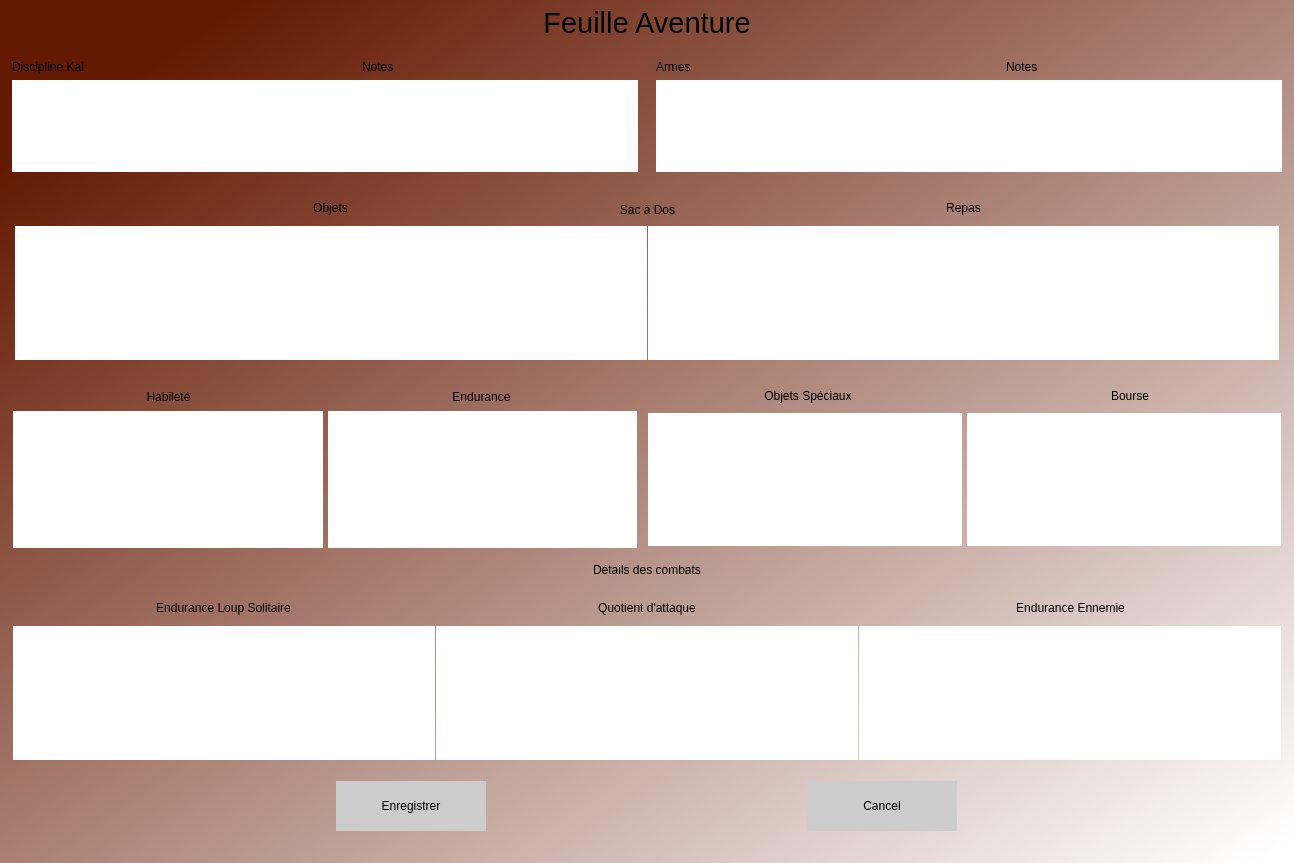
<?xml version="1.0" encoding="UTF-8"?>
<ui version="4.0">
 <class>EcranAventure</class>
 <widget class="QDialog" name="EcranAventure">
  <property name="geometry">
   <rect>
    <x>0</x>
    <y>0</y>
    <width>1294</width>
    <height>863</height>
   </rect>
  </property>
  <property name="windowTitle">
   <string>Dialog</string>
  </property>
  <layout class="QVBoxLayout" name="verticalLayout_2">
   <property name="spacing">
    <number>0</number>
   </property>
   <property name="leftMargin">
    <number>0</number>
   </property>
   <property name="topMargin">
    <number>0</number>
   </property>
   <property name="rightMargin">
    <number>0</number>
   </property>
   <property name="bottomMargin">
    <number>0</number>
   </property>
   <item>
    <widget class="QWidget" name="bgwidget" native="true">
     <property name="sizePolicy">
      <sizepolicy hsizetype="Expanding" vsizetype="Expanding">
       <horstretch>0</horstretch>
       <verstretch>0</verstretch>
      </sizepolicy>
     </property>
     <property name="autoFillBackground">
      <bool>false</bool>
     </property>
     <property name="styleSheet">
      <string notr="true">QWidget#bgwidget{
background: qlineargradient(spread:pad, x1:0.091, y1:0.101636, x2:0.991379, y2:0.977, stop:0 rgba(100, 25, 2, 255), stop:1 rgba(255, 255, 255, 255));}

</string>
     </property>
     <layout class="QVBoxLayout" name="verticalLayout">
      <property name="spacing">
       <number>0</number>
      </property>
      <property name="leftMargin">
       <number>0</number>
      </property>
      <property name="topMargin">
       <number>0</number>
      </property>
      <property name="rightMargin">
       <number>0</number>
      </property>
      <property name="bottomMargin">
       <number>0</number>
      </property>
      <item>
       <widget class="QGroupBox" name="titre_groupBox">
        <property name="sizePolicy">
         <sizepolicy hsizetype="Expanding" vsizetype="Expanding">
          <horstretch>0</horstretch>
          <verstretch>0</verstretch>
         </sizepolicy>
        </property>
        <property name="maximumSize">
         <size>
          <width>16777215</width>
          <height>100</height>
         </size>
        </property>
        <property name="styleSheet">
         <string notr="true">border: none;</string>
        </property>
        <property name="title">
         <string/>
        </property>
        <property name="alignment">
         <set>Qt::AlignCenter</set>
        </property>
        <layout class="QHBoxLayout" name="horizontalLayout">
         <property name="spacing">
          <number>0</number>
         </property>
         <property name="leftMargin">
          <number>0</number>
         </property>
         <property name="topMargin">
          <number>0</number>
         </property>
         <property name="rightMargin">
          <number>0</number>
         </property>
         <property name="bottomMargin">
          <number>0</number>
         </property>
         <item>
          <spacer name="titre_g_horizontalSpacer">
           <property name="orientation">
            <enum>Qt::Horizontal</enum>
           </property>
           <property name="sizeHint" stdset="0">
            <size>
             <width>40</width>
             <height>20</height>
            </size>
           </property>
          </spacer>
         </item>
         <item>
          <widget class="QLabel" name="titre_label">
           <property name="sizePolicy">
            <sizepolicy hsizetype="Maximum" vsizetype="Maximum">
             <horstretch>0</horstretch>
             <verstretch>0</verstretch>
            </sizepolicy>
           </property>
           <property name="maximumSize">
            <size>
             <width>300</width>
             <height>50</height>
            </size>
           </property>
           <property name="baseSize">
            <size>
             <width>0</width>
             <height>0</height>
            </size>
           </property>
           <property name="font">
            <font>
             <pointsize>22</pointsize>
            </font>
           </property>
           <property name="text">
            <string>Feuille Aventure</string>
           </property>
           <property name="alignment">
            <set>Qt::AlignCenter</set>
           </property>
          </widget>
         </item>
         <item>
          <spacer name="titre_d_horizontalSpacer">
           <property name="orientation">
            <enum>Qt::Horizontal</enum>
           </property>
           <property name="sizeHint" stdset="0">
            <size>
             <width>40</width>
             <height>20</height>
            </size>
           </property>
          </spacer>
         </item>
        </layout>
       </widget>
      </item>
      <item>
       <widget class="QGroupBox" name="section_1_groupBox">
        <property name="sizePolicy">
         <sizepolicy hsizetype="Expanding" vsizetype="Expanding">
          <horstretch>0</horstretch>
          <verstretch>0</verstretch>
         </sizepolicy>
        </property>
        <property name="maximumSize">
         <size>
          <width>16777215</width>
          <height>200</height>
         </size>
        </property>
        <property name="styleSheet">
         <string notr="true">border: none;</string>
        </property>
        <property name="title">
         <string/>
        </property>
        <layout class="QHBoxLayout" name="horizontalLayout_3">
         <property name="spacing">
          <number>0</number>
         </property>
         <property name="leftMargin">
          <number>0</number>
         </property>
         <property name="topMargin">
          <number>0</number>
         </property>
         <property name="rightMargin">
          <number>0</number>
         </property>
         <property name="bottomMargin">
          <number>0</number>
         </property>
         <item>
          <widget class="QGroupBox" name="discipline_kai_groupBox">
           <property name="sizePolicy">
            <sizepolicy hsizetype="Expanding" vsizetype="Preferred">
             <horstretch>0</horstretch>
             <verstretch>0</verstretch>
            </sizepolicy>
           </property>
           <property name="styleSheet">
            <string notr="true">border: none;</string>
           </property>
           <property name="title">
            <string/>
           </property>
           <layout class="QVBoxLayout" name="verticalLayout_4">
            <item>
             <widget class="QGroupBox" name="label_discipline_groupBox">
              <property name="sizePolicy">
               <sizepolicy hsizetype="Expanding" vsizetype="Expanding">
                <horstretch>0</horstretch>
                <verstretch>0</verstretch>
               </sizepolicy>
              </property>
              <property name="maximumSize">
               <size>
                <width>400</width>
                <height>70</height>
               </size>
              </property>
              <property name="title">
               <string/>
              </property>
              <layout class="QHBoxLayout" name="horizontalLayout_2">
               <property name="spacing">
                <number>0</number>
               </property>
               <property name="leftMargin">
                <number>0</number>
               </property>
               <property name="topMargin">
                <number>2</number>
               </property>
               <property name="rightMargin">
                <number>0</number>
               </property>
               <property name="bottomMargin">
                <number>0</number>
               </property>
               <item>
                <widget class="QLabel" name="discipline_label">
                 <property name="text">
                  <string>Discipline Kai</string>
                 </property>
                </widget>
               </item>
               <item>
                <widget class="QLabel" name="notes_label">
                 <property name="maximumSize">
                  <size>
                   <width>50</width>
                   <height>16777215</height>
                  </size>
                 </property>
                 <property name="text">
                  <string>Notes</string>
                 </property>
                </widget>
               </item>
              </layout>
             </widget>
            </item>
            <item>
             <widget class="QTextEdit" name="discipline_textEdit">
              <property name="sizePolicy">
               <sizepolicy hsizetype="Expanding" vsizetype="Expanding">
                <horstretch>0</horstretch>
                <verstretch>0</verstretch>
               </sizepolicy>
              </property>
              <property name="maximumSize">
               <size>
                <width>16777215</width>
                <height>16777215</height>
               </size>
              </property>
             </widget>
            </item>
           </layout>
          </widget>
         </item>
         <item>
          <widget class="QGroupBox" name="armes_groupBox">
           <property name="sizePolicy">
            <sizepolicy hsizetype="Expanding" vsizetype="Expanding">
             <horstretch>0</horstretch>
             <verstretch>0</verstretch>
            </sizepolicy>
           </property>
           <property name="styleSheet">
            <string notr="true">border: none;</string>
           </property>
           <property name="title">
            <string/>
           </property>
           <layout class="QVBoxLayout" name="verticalLayout_3">
            <item>
             <widget class="QGroupBox" name="armes_label_groupBox">
              <property name="sizePolicy">
               <sizepolicy hsizetype="Maximum" vsizetype="Maximum">
                <horstretch>0</horstretch>
                <verstretch>0</verstretch>
               </sizepolicy>
              </property>
              <property name="maximumSize">
               <size>
                <width>400</width>
                <height>70</height>
               </size>
              </property>
              <property name="title">
               <string/>
              </property>
              <layout class="QHBoxLayout" name="horizontalLayout_4">
               <property name="spacing">
                <number>0</number>
               </property>
               <property name="leftMargin">
                <number>0</number>
               </property>
               <property name="topMargin">
                <number>2</number>
               </property>
               <property name="rightMargin">
                <number>0</number>
               </property>
               <property name="bottomMargin">
                <number>0</number>
               </property>
               <item>
                <widget class="QLabel" name="armes_label">
                 <property name="text">
                  <string>Armes</string>
                 </property>
                </widget>
               </item>
               <item>
                <widget class="QLabel" name="notes_label_2">
                 <property name="maximumSize">
                  <size>
                   <width>50</width>
                   <height>16777215</height>
                  </size>
                 </property>
                 <property name="text">
                  <string>Notes</string>
                 </property>
                </widget>
               </item>
              </layout>
             </widget>
            </item>
            <item>
             <widget class="QTextEdit" name="armes_textEdit">
              <property name="sizePolicy">
               <sizepolicy hsizetype="Expanding" vsizetype="Expanding">
                <horstretch>0</horstretch>
                <verstretch>0</verstretch>
               </sizepolicy>
              </property>
              <property name="maximumSize">
               <size>
                <width>16777215</width>
                <height>16777215</height>
               </size>
              </property>
             </widget>
            </item>
           </layout>
          </widget>
         </item>
        </layout>
       </widget>
      </item>
      <item>
       <widget class="QGroupBox" name="section_2_groupBox">
        <property name="styleSheet">
         <string notr="true">border: none;</string>
        </property>
        <property name="title">
         <string/>
        </property>
        <layout class="QHBoxLayout" name="horizontalLayout_14">
         <property name="spacing">
          <number>0</number>
         </property>
         <property name="leftMargin">
          <number>0</number>
         </property>
         <property name="topMargin">
          <number>0</number>
         </property>
         <property name="rightMargin">
          <number>0</number>
         </property>
         <property name="bottomMargin">
          <number>0</number>
         </property>
         <item>
          <widget class="QGroupBox" name="sac_a_dos_groupBox">
           <property name="title">
            <string/>
           </property>
           <layout class="QVBoxLayout" name="verticalLayout_7">
            <property name="spacing">
             <number>11</number>
            </property>
            <property name="leftMargin">
             <number>11</number>
            </property>
            <property name="topMargin">
             <number>11</number>
            </property>
            <property name="rightMargin">
             <number>11</number>
            </property>
            <property name="bottomMargin">
             <number>11</number>
            </property>
            <item>
             <widget class="QGroupBox" name="sac_label_groupBox">
              <property name="sizePolicy">
               <sizepolicy hsizetype="Expanding" vsizetype="Expanding">
                <horstretch>0</horstretch>
                <verstretch>0</verstretch>
               </sizepolicy>
              </property>
              <property name="maximumSize">
               <size>
                <width>16777215</width>
                <height>30</height>
               </size>
              </property>
              <property name="title">
               <string>Sac à Dos</string>
              </property>
              <property name="alignment">
               <set>Qt::AlignCenter</set>
              </property>
              <layout class="QHBoxLayout" name="horizontalLayout_10">
               <property name="spacing">
                <number>0</number>
               </property>
               <property name="leftMargin">
                <number>0</number>
               </property>
               <property name="topMargin">
                <number>0</number>
               </property>
               <property name="rightMargin">
                <number>0</number>
               </property>
               <property name="bottomMargin">
                <number>0</number>
               </property>
               <item>
                <widget class="QLabel" name="objet_sac_label">
                 <property name="text">
                  <string>Objets</string>
                 </property>
                 <property name="alignment">
                  <set>Qt::AlignCenter</set>
                 </property>
                 <property name="margin">
                  <number>0</number>
                 </property>
                </widget>
               </item>
               <item>
                <widget class="QLabel" name="repas_sac_label">
                 <property name="text">
                  <string>Repas</string>
                 </property>
                 <property name="alignment">
                  <set>Qt::AlignCenter</set>
                 </property>
                </widget>
               </item>
              </layout>
             </widget>
            </item>
            <item>
             <widget class="QGroupBox" name="sac_text_edit_groupBox">
              <property name="sizePolicy">
               <sizepolicy hsizetype="Expanding" vsizetype="Expanding">
                <horstretch>0</horstretch>
                <verstretch>0</verstretch>
               </sizepolicy>
              </property>
              <property name="title">
               <string/>
              </property>
              <layout class="QHBoxLayout" name="horizontalLayout_11">
               <property name="spacing">
                <number>1</number>
               </property>
               <property name="leftMargin">
                <number>1</number>
               </property>
               <property name="topMargin">
                <number>0</number>
               </property>
               <property name="rightMargin">
                <number>1</number>
               </property>
               <property name="bottomMargin">
                <number>1</number>
               </property>
               <item>
                <widget class="QTextEdit" name="objets_sac_textEdit"/>
               </item>
               <item>
                <widget class="QTextEdit" name="repas_sac_textEdit">
                 <property name="lineWidth">
                  <number>1</number>
                 </property>
                </widget>
               </item>
              </layout>
             </widget>
            </item>
           </layout>
          </widget>
         </item>
        </layout>
       </widget>
      </item>
      <item>
       <widget class="QGroupBox" name="section_3_groupBox">
        <property name="styleSheet">
         <string notr="true">border: none;</string>
        </property>
        <property name="title">
         <string/>
        </property>
        <layout class="QHBoxLayout" name="horizontalLayout_7">
         <property name="spacing">
          <number>0</number>
         </property>
         <property name="leftMargin">
          <number>0</number>
         </property>
         <property name="topMargin">
          <number>0</number>
         </property>
         <property name="rightMargin">
          <number>0</number>
         </property>
         <property name="bottomMargin">
          <number>0</number>
         </property>
         <item>
          <widget class="QGroupBox" name="habileter_endurance_groupBox">
           <property name="title">
            <string/>
           </property>
           <layout class="QVBoxLayout" name="verticalLayout_5">
            <property name="spacing">
             <number>7</number>
            </property>
            <item>
             <widget class="QGroupBox" name="habileter_endurance_label_groupBox">
              <property name="sizePolicy">
               <sizepolicy hsizetype="Expanding" vsizetype="Expanding">
                <horstretch>0</horstretch>
                <verstretch>0</verstretch>
               </sizepolicy>
              </property>
              <property name="maximumSize">
               <size>
                <width>16777215</width>
                <height>30</height>
               </size>
              </property>
              <property name="title">
               <string/>
              </property>
              <property name="alignment">
               <set>Qt::AlignCenter</set>
              </property>
              <layout class="QHBoxLayout" name="horizontalLayout_6">
               <property name="spacing">
                <number>0</number>
               </property>
               <property name="leftMargin">
                <number>0</number>
               </property>
               <property name="topMargin">
                <number>0</number>
               </property>
               <property name="rightMargin">
                <number>0</number>
               </property>
               <property name="bottomMargin">
                <number>0</number>
               </property>
               <item>
                <widget class="QLabel" name="habileter_label">
                 <property name="text">
                  <string>Habileté</string>
                 </property>
                 <property name="alignment">
                  <set>Qt::AlignCenter</set>
                 </property>
                 <property name="margin">
                  <number>0</number>
                 </property>
                </widget>
               </item>
               <item>
                <widget class="QLabel" name="endurance_label">
                 <property name="text">
                  <string>Endurance</string>
                 </property>
                 <property name="alignment">
                  <set>Qt::AlignCenter</set>
                 </property>
                </widget>
               </item>
              </layout>
             </widget>
            </item>
            <item>
             <widget class="QGroupBox" name="texte_edit_habileter_endurance_groupBox">
              <property name="sizePolicy">
               <sizepolicy hsizetype="Expanding" vsizetype="Expanding">
                <horstretch>0</horstretch>
                <verstretch>0</verstretch>
               </sizepolicy>
              </property>
              <property name="title">
               <string/>
              </property>
              <layout class="QHBoxLayout" name="horizontalLayout_5">
               <property name="spacing">
                <number>5</number>
               </property>
               <property name="leftMargin">
                <number>1</number>
               </property>
               <property name="topMargin">
                <number>0</number>
               </property>
               <property name="rightMargin">
                <number>1</number>
               </property>
               <property name="bottomMargin">
                <number>1</number>
               </property>
               <item>
                <widget class="QTextEdit" name="habileter_textEdit"/>
               </item>
               <item>
                <widget class="QTextEdit" name="endurance_textEdit">
                 <property name="lineWidth">
                  <number>1</number>
                 </property>
                </widget>
               </item>
              </layout>
             </widget>
            </item>
           </layout>
          </widget>
         </item>
         <item>
          <widget class="QGroupBox" name="objetsSpeciaux_bourse_groupBox">
           <property name="sizePolicy">
            <sizepolicy hsizetype="Expanding" vsizetype="Expanding">
             <horstretch>0</horstretch>
             <verstretch>0</verstretch>
            </sizepolicy>
           </property>
           <property name="title">
            <string/>
           </property>
           <layout class="QVBoxLayout" name="verticalLayout_6">
            <property name="spacing">
             <number>0</number>
            </property>
            <property name="leftMargin">
             <number>0</number>
            </property>
            <property name="topMargin">
             <number>0</number>
            </property>
            <property name="rightMargin">
             <number>0</number>
            </property>
            <property name="bottomMargin">
             <number>0</number>
            </property>
            <item>
             <widget class="QGroupBox" name="objetsSpeciaux_bourse_label_groupBox">
              <property name="sizePolicy">
               <sizepolicy hsizetype="Expanding" vsizetype="Expanding">
                <horstretch>0</horstretch>
                <verstretch>0</verstretch>
               </sizepolicy>
              </property>
              <property name="maximumSize">
               <size>
                <width>16777215</width>
                <height>37</height>
               </size>
              </property>
              <property name="title">
               <string/>
              </property>
              <layout class="QHBoxLayout" name="horizontalLayout_8">
               <property name="spacing">
                <number>0</number>
               </property>
               <property name="leftMargin">
                <number>0</number>
               </property>
               <property name="topMargin">
                <number>8</number>
               </property>
               <property name="rightMargin">
                <number>0</number>
               </property>
               <property name="bottomMargin">
                <number>0</number>
               </property>
               <item>
                <widget class="QLabel" name="objetsSpeciaux_label">
                 <property name="text">
                  <string>Objets Spéciaux</string>
                 </property>
                 <property name="alignment">
                  <set>Qt::AlignCenter</set>
                 </property>
                </widget>
               </item>
               <item>
                <widget class="QLabel" name="bourse_label">
                 <property name="text">
                  <string>Bourse</string>
                 </property>
                 <property name="alignment">
                  <set>Qt::AlignCenter</set>
                 </property>
                </widget>
               </item>
              </layout>
             </widget>
            </item>
            <item>
             <widget class="QGroupBox" name="objetsSpeciaux_bourse_text_edit_groupBox">
              <property name="sizePolicy">
               <sizepolicy hsizetype="Expanding" vsizetype="Expanding">
                <horstretch>0</horstretch>
                <verstretch>0</verstretch>
               </sizepolicy>
              </property>
              <property name="title">
               <string/>
              </property>
              <layout class="QHBoxLayout" name="horizontalLayout_9">
               <property name="spacing">
                <number>5</number>
               </property>
               <property name="leftMargin">
                <number>1</number>
               </property>
               <property name="topMargin">
                <number>10</number>
               </property>
               <property name="rightMargin">
                <number>10</number>
               </property>
               <property name="bottomMargin">
                <number>12</number>
               </property>
               <item>
                <widget class="QTextEdit" name="objetsSpeciaux_textEdit">
                 <property name="sizePolicy">
                  <sizepolicy hsizetype="Expanding" vsizetype="Expanding">
                   <horstretch>0</horstretch>
                   <verstretch>0</verstretch>
                  </sizepolicy>
                 </property>
                 <property name="lineWidth">
                  <number>1</number>
                 </property>
                </widget>
               </item>
               <item>
                <widget class="QTextEdit" name="bourse_textEdit">
                 <property name="sizePolicy">
                  <sizepolicy hsizetype="Expanding" vsizetype="Expanding">
                   <horstretch>0</horstretch>
                   <verstretch>0</verstretch>
                  </sizepolicy>
                 </property>
                 <property name="lineWidth">
                  <number>1</number>
                 </property>
                 <property name="midLineWidth">
                  <number>0</number>
                 </property>
                </widget>
               </item>
              </layout>
             </widget>
            </item>
           </layout>
          </widget>
         </item>
        </layout>
       </widget>
      </item>
      <item>
       <widget class="QGroupBox" name="section_4_groupBox">
        <property name="styleSheet">
         <string notr="true">border: none;</string>
        </property>
        <property name="title">
         <string>Détails des combats</string>
        </property>
        <property name="alignment">
         <set>Qt::AlignCenter</set>
        </property>
        <layout class="QHBoxLayout" name="horizontalLayout_15">
         <item>
          <widget class="QGroupBox" name="details_combat_groupBox">
           <property name="title">
            <string/>
           </property>
           <layout class="QVBoxLayout" name="verticalLayout_8">
            <property name="spacing">
             <number>11</number>
            </property>
            <property name="leftMargin">
             <number>0</number>
            </property>
            <property name="topMargin">
             <number>11</number>
            </property>
            <property name="rightMargin">
             <number>0</number>
            </property>
            <property name="bottomMargin">
             <number>11</number>
            </property>
            <item>
             <widget class="QGroupBox" name="details_combat_label_groupBox">
              <property name="sizePolicy">
               <sizepolicy hsizetype="Expanding" vsizetype="Expanding">
                <horstretch>0</horstretch>
                <verstretch>0</verstretch>
               </sizepolicy>
              </property>
              <property name="maximumSize">
               <size>
                <width>16777215</width>
                <height>30</height>
               </size>
              </property>
              <property name="title">
               <string/>
              </property>
              <property name="alignment">
               <set>Qt::AlignCenter</set>
              </property>
              <layout class="QHBoxLayout" name="horizontalLayout_12">
               <property name="spacing">
                <number>0</number>
               </property>
               <property name="leftMargin">
                <number>0</number>
               </property>
               <property name="topMargin">
                <number>0</number>
               </property>
               <property name="rightMargin">
                <number>0</number>
               </property>
               <property name="bottomMargin">
                <number>0</number>
               </property>
               <item>
                <widget class="QLabel" name="endurance_loup_label">
                 <property name="text">
                  <string>Endurance Loup Solitaire</string>
                 </property>
                 <property name="alignment">
                  <set>Qt::AlignCenter</set>
                 </property>
                 <property name="margin">
                  <number>0</number>
                 </property>
                </widget>
               </item>
               <item>
                <widget class="QLabel" name="quotient_attaque_label">
                 <property name="text">
                  <string>Quotient d'attaque</string>
                 </property>
                 <property name="alignment">
                  <set>Qt::AlignCenter</set>
                 </property>
                </widget>
               </item>
               <item>
                <widget class="QLabel" name="endurance_ennemie_label">
                 <property name="text">
                  <string>Endurance Ennemie</string>
                 </property>
                 <property name="alignment">
                  <set>Qt::AlignCenter</set>
                 </property>
                </widget>
               </item>
              </layout>
             </widget>
            </item>
            <item>
             <widget class="QGroupBox" name="details_combat_text_edit_groupBox">
              <property name="sizePolicy">
               <sizepolicy hsizetype="Expanding" vsizetype="Expanding">
                <horstretch>0</horstretch>
                <verstretch>0</verstretch>
               </sizepolicy>
              </property>
              <property name="title">
               <string/>
              </property>
              <layout class="QHBoxLayout" name="horizontalLayout_13">
               <property name="spacing">
                <number>1</number>
               </property>
               <property name="leftMargin">
                <number>1</number>
               </property>
               <property name="topMargin">
                <number>0</number>
               </property>
               <property name="rightMargin">
                <number>1</number>
               </property>
               <property name="bottomMargin">
                <number>1</number>
               </property>
               <item>
                <widget class="QTextEdit" name="endurance_loup_textEdit"/>
               </item>
               <item>
                <widget class="QTextEdit" name="quotient_attaque_textEdit"/>
               </item>
               <item>
                <widget class="QTextEdit" name="endurance_ennemie_textEdit">
                 <property name="lineWidth">
                  <number>1</number>
                 </property>
                </widget>
               </item>
              </layout>
             </widget>
            </item>
            <item>
             <widget class="QGroupBox" name="save_cancel_groupBox">
              <property name="title">
               <string/>
              </property>
              <layout class="QHBoxLayout" name="horizontalLayout_16">
               <item>
                <widget class="QPushButton" name="save_pushButton">
                 <property name="sizePolicy">
                  <sizepolicy hsizetype="Maximum" vsizetype="Maximum">
                   <horstretch>0</horstretch>
                   <verstretch>0</verstretch>
                  </sizepolicy>
                 </property>
                 <property name="minimumSize">
                  <size>
                   <width>150</width>
                   <height>50</height>
                  </size>
                 </property>
                 <property name="maximumSize">
                  <size>
                   <width>150</width>
                   <height>50</height>
                  </size>
                 </property>
                 <property name="baseSize">
                  <size>
                   <width>0</width>
                   <height>0</height>
                  </size>
                 </property>
                 <property name="styleSheet">
                  <string notr="true">:!active, :active{
border-style: 1px;
background: rgb(204,204,204);
}
:hover{
border-style: 1px;
background: rgb(100,255,100);
}
</string>
                 </property>
                 <property name="text">
                  <string>Enregistrer</string>
                 </property>
                </widget>
               </item>
               <item>
                <widget class="QPushButton" name="cancel_pushButton">
                 <property name="sizePolicy">
                  <sizepolicy hsizetype="Fixed" vsizetype="Fixed">
                   <horstretch>0</horstretch>
                   <verstretch>0</verstretch>
                  </sizepolicy>
                 </property>
                 <property name="minimumSize">
                  <size>
                   <width>150</width>
                   <height>50</height>
                  </size>
                 </property>
                 <property name="maximumSize">
                  <size>
                   <width>150</width>
                   <height>50</height>
                  </size>
                 </property>
                 <property name="baseSize">
                  <size>
                   <width>50</width>
                   <height>30</height>
                  </size>
                 </property>
                 <property name="styleSheet">
                  <string notr="true">:!active, :active{
border-style: 1px;
background: rgb(204,204,204);
}
:hover{
border-style: 1px;
background: rgb(100,255,100);
}
</string>
                 </property>
                 <property name="text">
                  <string>Cancel</string>
                 </property>
                </widget>
               </item>
              </layout>
             </widget>
            </item>
           </layout>
          </widget>
         </item>
        </layout>
       </widget>
      </item>
     </layout>
    </widget>
   </item>
  </layout>
 </widget>
 <resources/>
 <connections/>
</ui>
